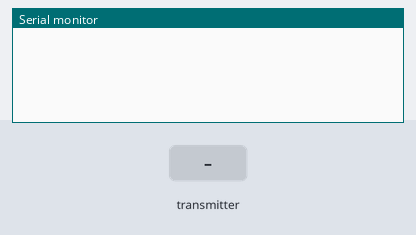
This sketch was run on a simulated Arduino Uno, built with avr-gcc and run on an emulated ATmega328P. On the bench: the last lines printed to the serial monitor. Inputs (shaded band) come from the test bench. No radio packets arrive unless stated.

Above: at 2.8 s.
2.9 s: the transmitter starts sending temperature = 0
At 5.2 s:
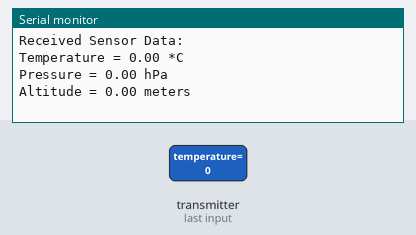
5.5 s: the transmitter starts sending temperature = 25
At 6.8 s:
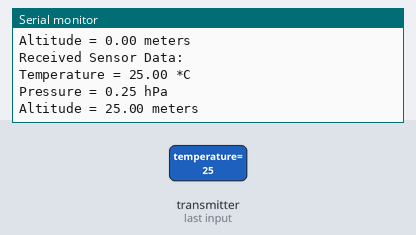

Measured:
- after the input at 2.9 s, the serial monitor: prints a new line after 1.1 s (image 1)
- after the input at 5.5 s, the serial monitor: prints a new line after 0.56 s (image 2)

The sketch:

NRF_BME_RX.ino
```cpp
#include <SPI.h>
#include <nRF24L01.h>
#include <RF24.h>

RF24 radio(9, 8); // CE, CSN
const byte address[6] = "00001";

void setup() {
  Serial.begin(9600);
  while (!Serial);

  // NRF24L01+ setup
  radio.begin();
  radio.openReadingPipe(1, address); // Use a different pipe for reading
  radio.startListening();
}

void loop() {
  if (radio.available()) {
    float temperature, pressure, altitude;

    // Read sensor data from NRF24L01+
    radio.read(&temperature, sizeof(temperature));
    radio.read(&pressure, sizeof(pressure));
    radio.read(&altitude, sizeof(altitude));

    // Print received sensor data to serial monitor
    Serial.print("Received Sensor Data:\n");
    Serial.print("Temperature = ");
    Serial.print(temperature);
    Serial.println(" *C");
    Serial.print("Pressure = ");
    Serial.print(pressure / 100.0);
    Serial.println(" hPa");
    Serial.print("Altitude = ");
    Serial.print(altitude);
    Serial.println(" meters");
    Serial.println();
  }
  delay(2000);
}
```
